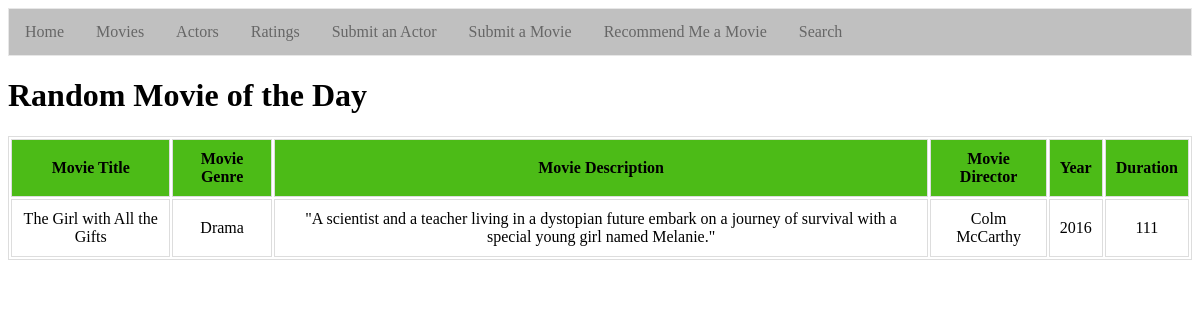
The app's page /front-end/home.php with its own data.
### tables this page shows
CREATE TABLE `randomDailyMovie` (
  `rmovie_id` int NOT NULL,
  `rmovie_title` varchar(50) NOT NULL,
  `rmovie_description` text NOT NULL,
  `rmovie_director` varchar(50) NOT NULL,
  `ryear_published` year NOT NULL,
  `rmovie_duration` int NOT NULL,
  `rmovie_genre` varchar(50) DEFAULT NULL,
  PRIMARY KEY (`rmovie_id`)
);

### front-end/home.php (the view, shortened to what this page needs)
<?php
require_once 'includes/dbinclude.php';
	$displayMovies = "select rmovie_title, rmovie_description, rmovie_director, ryear_published, rmovie_duration, rmovie_genre
						from randomDailyMovie;";
	$query = mysqli_query($connection,$displayMovies);
?>
<!DOCTYPE html>
<head>
	<link href="style/pageStyles.css" rel="stylesheet">
</head>
<body>
	<?php require_once 'includes/navBar.php'?>
	<h1>Random Movie of the Day</h1>
	<table class="table table-bordered" align="center">
	<thead>
			<tr>
				<th>Movie Title</th>
				<th>Movie Genre</th>
				<th>Movie Description</th>
				<th>Movie Director</th>
				<th>Year</th>
				<th>Duration</th>
			</tr>
		</thead>
	<?php while ($row = mysqli_fetch_array($query)) {?>
				<tr>
					<td><?php echo $row['rmovie_title'] ?></td>
					<td><?php echo $row['rmovie_genre']?></td>
					<td><?php echo $row['rmovie_description']?></td>
					<td><?php echo $row['rmovie_director'] ?></td>
					<td><?php echo $row['ryear_published'] ?></td>
					<td><?php echo $row['rmovie_duration'] ?></td>
				</tr>
			<?php } ?>
		</table>
</body>
</html>

### front-end/includes/navBar.php
<?php
    print
    '<ul>
		<li><a href="home.php">Home</a></li>
		<li><a href="movies.php">Movies</a></li>
		<li><a href="actors.php">Actors</a></li>
		<li><a href="ratings.php">Ratings</a></li>
		<li><a href="insertActor.php">Submit an Actor</a></li>
        <li><a href="insertMovie.php">Submit a Movie</a></li>
        <li><a href="recommendMe.php">Recommend Me a Movie</a></li>
		<li><a href="searched.php">Search</a></li>
    </ul>';
?>

### front-end/style/pageStyles.css (style rules this page uses)
table, td, th { border: 0.5px solid #ddd; align: center; margin-top: 10px; }
th, td { padding: 10px; text-align: center; }
th { background-color: #4CBB17; }
ul { list-style-type: none; margin: 0; padding: 0; overflow: hidden; border: 1px solid #e7e7e7; background-color: #C0C0C0; }
li { float: left; }
li a { display: block; color: #666; text-align: center; padding: 14px 16px; text-decoration: none; }

### records on screen
randomdailymovie: rmovie_title "The Girl with All the Gifts", rmovie_genre "Drama", rmovie_description "\"A scientist and a teacher living in a dystopian future embark on a journey of survival with a special young girl named Melanie.\"", rmovie_director "Colm McCarthy", ryear_published "2016", rmovie_duration "111"
